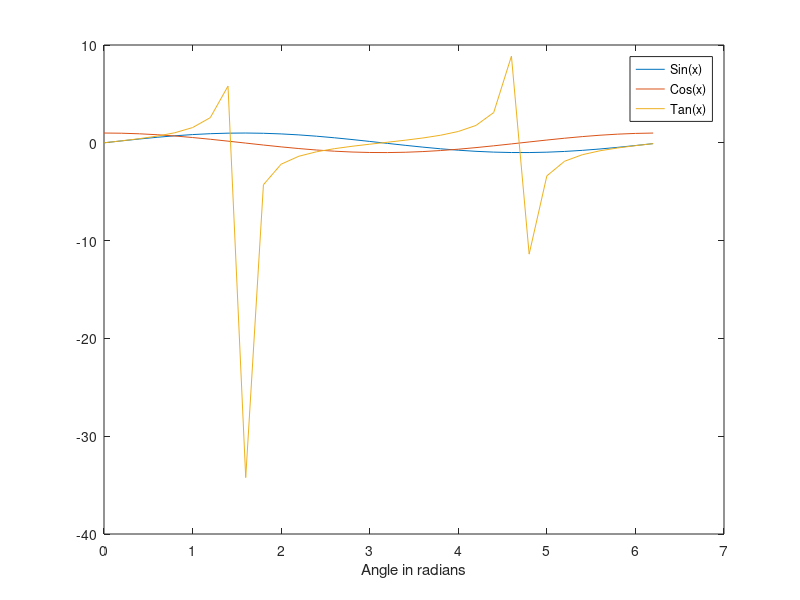

Write the MATLAB code that produced this figure.
clc,clear,close all

x = 0:0.2:2*pi;
y = sin(x);
plot(x,y,x,cos(x),x,tan(x))
xlabel("Angle in radians")
legend('Sin(x)','Cos(x)','Tan(x)')
